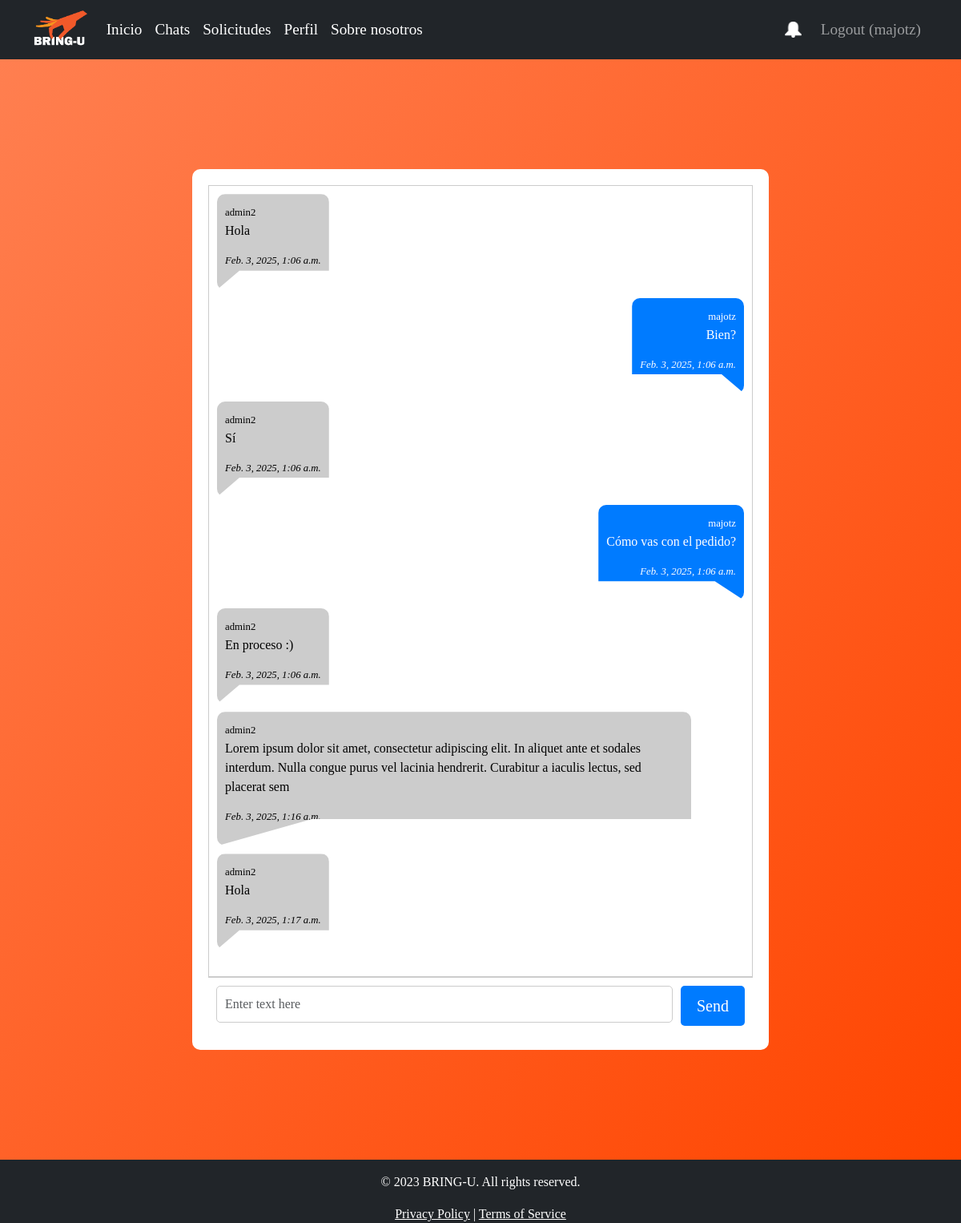
/chat/8 (signed in), run on the app's committed database.
### accounts/models.py (models this page shows)
class UserProfile(AbstractUser):
    id = models.AutoField(primary_key=True)
    is_service_prov = models.BooleanField(default=False)
    first_name = models.CharField(max_length=100)
    last_name = models.CharField(max_length=100)
    username = models.CharField(max_length=15, unique=True)
    tel = models.IntegerField(null=True)
    profile_pic = models.ImageField(upload_to=upload_to, blank=True, null=True, default='photoprofile.jpg')
    email = models.EmailField()
    def __str__(self):
        return self.username

### chat/models.py (models this page shows, shortened)
class Message(models.Model):
    id_message = models.AutoField(primary_key=True)
    fk_id_chat = models.ForeignKey(Chat, on_delete=models.CASCADE)
    sender = models.ForeignKey(UserProfile, on_delete=models.CASCADE)
    content = models.TextField()
    status = models.BooleanField(default=False)
    timestamp = models.DateTimeField(default=timezone.now)

### chat/views.py (the view)
# urls.py: path('<int:id_chat>', views.Conversation, name='conversation'),
@login_required
@is_chat_member
def Conversation(request, id_chat):
    user = request.user
    current_user = UserProfile.objects.get(username=user)
    chat = get_object_or_404(Chat, pk=id_chat)
    messages = Message.objects.filter(fk_id_chat=chat)
    context = {
        'user':user,
        'chat': chat,
        'messages': messages
        }
    if request.method == 'GET':
            messages_list = [
                {
                    'user': message.sender.username,
                    'value': message.content,
                    'date': message.timestamp.strftime("%b. %d, %Y, %I:%M %p")
                }
                for message in messages
            ]
            return render(request, 'conversation.html', context)

### chat/templates/conversation.html (shortened to what this page needs)
{% extends 'base.html' %}
{% load static %}
{% block head%}
<link rel="stylesheet" href="{% static '/css/chat/conversation.css' %}">
{% endblock head %}
{% block content %}
<div id="main-container">
    <div class="messages-container" id="messages-container">
        {% for message in messages %}
        <div class="messages {% if message.sender == user %}messages-sent{% else %}messages-received{% endif %}"
            data-sender="{{ message.sender }}">
            <span class="message-sender">{{ message.sender }}</span>
            <p class="message-content">{{ message.content }}</p>
            <p class="message-timestamp">{{ message.timestamp }}</p>
        </div>
        {% endfor %}
    </div>
    <form id="chat-form" class="chat-form">
        <div class="form-group">
            <input class="form-control" placeholder="Enter text here" id="input" type="text">
        </div>
        <input class="btn btn-primary btn-lg btn-block" id="submit" type="button" value="Send">
    </form>
</div>
{% endblock content %}

### bring_u/templates/base.html (shortened to what this page needs)
<!DOCTYPE html>
<html lang="en">
<head>
    {% load static %}
    <link href="https://cdn.jsdelivr.net/npm/bootstrap@5.3.1/dist/css/bootstrap.min.css" rel="stylesheet">
    <link rel="stylesheet" type="text/css" href="{% static 'css/base.css' %}">
    <link rel="stylesheet" href="https://cdnjs.cloudflare.com/ajax/libs/normalize/5.0.0/normalize.min.css">
    <link rel='stylesheet' href='https://cdnjs.cloudflare.com/ajax/libs/cropper/2.3.4/cropper.min.css'>
    {% block head %}{% endblock %}
</head>
<body>
    <header>
        <nav class="navbar navbar-expand-lg navbar-dark bg-dark">
            <div class="container d-flex">
                <a class="navbar-brand pr-4 logo" href="/"><img src="/media/logo.png" alt="" height="48px"></a>
                <div class="collapse navbar-collapse" id="navbarNav">
                    <ul class="navbar-nav me-auto">
                        <li class="nav-item">
                            <a class="nav-link" href="/" style="color: white">Inicio</a>
                        </li>
                        <li class="nav-item">
                            <a class="nav-link" href="/chat" style="color: white">Chats</a>
                        </li>
                        <li class="nav-item">
                            <a class="nav-link" href="/request" style="color: white">Solicitudes</a>
                        </li>
                        {% if user.is_authenticated %}
                        <li class="nav-item">
                            <a class="nav-link" href="/profile" style="color: white">Perfil</a>
                        </li>
                        {% endif %}
                        <li class="nav-item">
                            <a class="nav-link" href="/about_us" style="color: white">Sobre nosotros</a>
                        </li>
                    </ul>
                    <ul class="navbar-nav ms-auto">
                        {% if user.is_authenticated %}
                        {% if unread_notifications %}
                        <a class="navbar-brand pr-4 logo" href="{% url 'notifications' %}"><img
                                src="/media/bell-nonread.png" alt="" height="20px"></a>
                        {% else %}
                        <a class="navbar-brand pr-4 logo" href="{% url 'notifications' %}"><img src="/media/bell.png"
                                alt="" height="20px"></a>
                        {% endif %}
                        <li class="nav-item">
                            <a class="nav-link" href="{% url 'logoutaccount' %}">Logout ({{ user.username }})</a>
                        </li>
                        {% endif %}
                    </ul>
                </div>
            </div>
        </nav>
    </header>
    <main>
        {% block content %}
        {% endblock %}
    </main>
    <footer class="bg-dark text-white text-center py-3">
        <div class="container">
            <p>&copy; 2023 BRING-U. All rights reserved.</p>
            <p>
                <a href="/privacy-policy" class="text-white">Privacy Policy</a> |
                <a href="/terms-of-service" class="text-white">Terms of Service</a>
            </p>
        </div>
    </footer>
</body>
</html>

### static/css/base.css (style rules this page uses)
* { font-family: 'Franklin Gothic'; }
html, body { margin: 0; padding: 0; height: 100%; width: 100%; }
header > nav { font-size: 1.2em; }

### static/css/chat/conversation.css (style rules this page uses)
body { margin: 0; padding: 0; box-sizing: border-box; }
main { background-color: #FFA500; background-image: linear-gradient(to bottom right, #FF7F50, #FF4500); display: flex; justify-content: center; align-items: center; height: 90vh; width: 100%; }
#main-container { background-color: white; display: flex; flex-direction: column; height: 80%; width: 60vw; padding: 20px; box-sizing: border-box; border-radius: 10px; }
.messages-container { flex: 1; overflow-y: auto; border: 1px solid #ccc; padding: 10px; height: 70vh; min-height: 300px; overflow-y: scroll; }
.messages { margin-bottom: 10px; }
.messages-sent { background-color: #007bff; width: fit-content; max-width: 90%; margin-left: auto; margin-right: 0; text-align: right; color: white; padding: 10px; border-radius: 10px; position: relative; clip-path: polygon(0 80%, 0 0, 100% 0, 100% 100%, 80% 80%); }
.messages-received { background-color: #ccc; width: fit-content; max-width: 90%; margin-left: 0; margin-right: auto; text-align: left; color: black; padding: 10px; border-radius: 10px; position: relative; clip-path: polygon(20% 80%, 0 100%, 0 0, 100% 0, 100% 80%); }
.message-sender { font-size: 0.8rem; }
.message-timestamp { font-size: 0.8rem; font-style: italic; }
.chat-form { display: flex; position: relative; bottom: 0; width: 100%; padding: 10px; background-color: #fff; border-top: 1px solid #ccc; }
.chat-form .form-group { flex: 1; margin-right: 10px; }
.chat-form input[type="text"] { width: 100%; padding: 10px; border: 1px solid #ccc; border-radius: 5px; }
.chat-form input[type="button"] { padding: 10px 20px; border: none; border-radius: 5px; background-color: #007bff; color: white; cursor: pointer; }

### data on the page
UserProfile: username "majotz"
Message: sender "admin2", content "Hola", timestamp "Feb. 3, 2025, 1:06 a.m."
Message: sender "majotz", content "Bien?", timestamp "Feb. 3, 2025, 1:06 a.m."
Message: sender "admin2", content "Sí", timestamp "Feb. 3, 2025, 1:06 a.m."
Message: sender "majotz", content "Cómo vas con el pedido?", timestamp "Feb. 3, 2025, 1:06 a.m."
Message: sender "admin2", content "En proceso :)", timestamp "Feb. 3, 2025, 1:06 a.m."
Message: sender "admin2", content "Lorem ipsum dolor sit amet, consectetur adipiscing elit. In aliquet ante et sodales interdum. Nulla congue purus vel lacinia hendrerit. Curabitur a iaculis lectus, sed placerat sem", timestamp "Feb. 3, 2025, 1:16 a.m."
Message: sender "admin2", content "Hola", timestamp "Feb. 3, 2025, 1:17 a.m."
